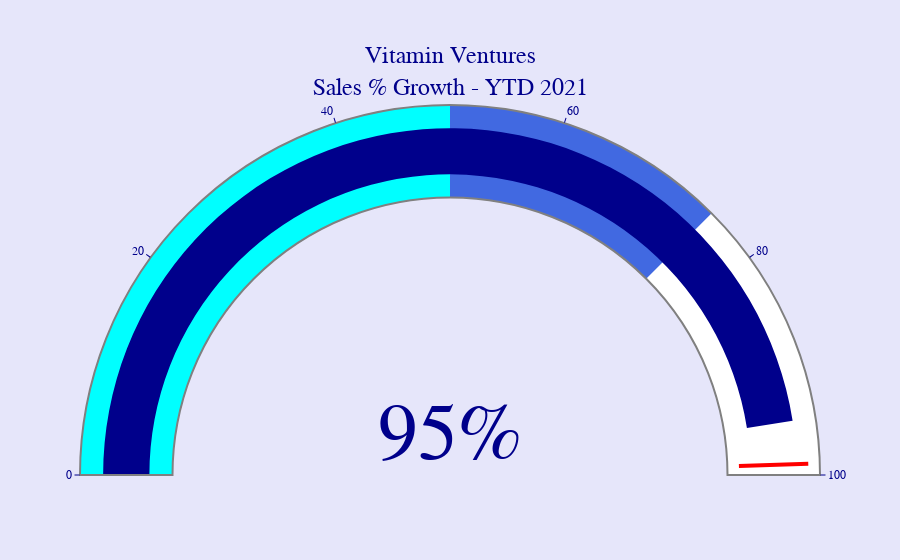

The notebook cell saved with this chart:
### Code cell
fig = go.Figure(go.Indicator(
    mode = "gauge+number",
    value = 95,
    number = {'suffix':'%'},
    domain = {'x': [0, 1], 'y': [0, 1]},
    title = {'text': "Vitamin Ventures<br>Sales % Growth - YTD 2021", 'font': {'size': 24}},
    #delta = {'reference': 400, 'increasing': {'color': "RebeccaPurple"}},
    gauge = {
        'axis': {'range': [None, 100], 'tickwidth': 1, 'tickcolor': "darkblue"},
        'bar': {'color': "darkblue"},
        'bgcolor': "white",
        'borderwidth': 2,
        'bordercolor': "gray",
        'steps': [
            {'range': [0, 50], 'color': 'cyan'},
            {'range': [50, 75], 'color': 'royalblue'}],
        'threshold': {
            'line': {'color': "red", 'width': 4},
            'thickness': 0.75,
            'value': 99}}))

fig.update_layout(paper_bgcolor = "lavender", font = {'color': "darkblue", 'family': "Arial"})

fig.show()

### Figure 1 — Plotly figure (JSON) as saved in the notebook; plotly's stock layout.template omitted (floating-point values rounded to 4 significant figures)
{"data": [{"domain": {"x": [0, 1], "y": [0, 1]}, "gauge": {"axis": {"range": [null, 100], "tickcolor": "darkblue", "tickwidth": 1}, "bar": {"color": "darkblue"}, "bgcolor": "white", "bordercolor": "gray", "borderwidth": 2, "steps": [{"color": "cyan", "range": [0, 50]}, {"color": "royalblue", "range": [50, 75]}], "threshold": {"line": {"color": "red", "width": 4}, "thickness": 0.75, "value": 99}}, "mode": "gauge+number", "number": {"suffix": "%"}, "title": {"font": {"size": 24}, "text": "Vitamin Ventures<br>Sales % Growth - YTD 2021"}, "type": "indicator", "value": 95}], "layout": {"font": {"color": "darkblue", "family": "Arial"}, "paper_bgcolor": "lavender"}}
